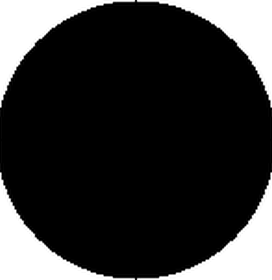
%> input picture ST_pub/ST_pub/circle.pgm (cropped and resized to the size of MATLAB's example picture), 272 x 280 px, given in place of circuit.tif, which was not available; the run also reads 1 picture not shown here
$ octave structureTensorDemo.m   (GNU Octave 9; MATLAB toolbox functions it lacks are replaced by stand-ins)
%> lines starting %> are read from the running program, lines starting %| are printed output that depends on the picture; pictures that were not available may be replaced by others from this repository, and a replacement may not be noted
### ST_pub/ST_pub/eigen_decomposition.m
function [e1,e2,e3,l1,l2,l3] = eigen_decomposition(M)

% eigen_decomposition = uses eigs.m and appropriately labels output (for both 2D and 3D)  %%%%%%%%%%%%%%
%
%   [e1,e2,l1,l2] = eigen_decomposition(M)
%
%   Perform eigen-based decomposition of the input tensor M.
%
%   INPUT:
%    M = structure tensor of the form [dxdx dxdy; dxdy dydy]
%
% Example:
% [e1,e2,l1,l2] = eigen_decomposition([1,0; 0,1]);
%
%   Author: Shawn Arseneau
%   Created: August 22, 2005
%
%%%%%%%%%%%%%%%%%%%%%%%%%%%%%%%%%%%%%%%%%%%%%%%%%%%%%%%%%%%%%%%%%%%%%%%%%%%%%%%%%%%%%%%%%%%%%%%%%%%%%%%%

    if (nargout~=4 && nargout~=6)
       error('input to eigen_decomposition must be a 2x2 matrix and there must be four output variables');
    end

    if ndims(M)==2
        [V D] = eigs(M);
        D = abs(D);
        l1 = D(1,1);
        l2 = D(2,2);
        e1 = V(:,1);
        e2 = V(:,2);

        if nargout==6
           l3 = D(3,3);
           e3 = V(:,3);
           return;
        else %------- form [e1,e2,l1,l2]
            e3 = l1;
            l1 = l2;
        end
    elseif ndims(M)==4
        [rows, cols, st1, st2] = size(M);
        tMat = zeros(st1, st2);

        if nargout==6 %---- 3D info
            for r=1:rows
                for c=1:cols
                    tMat(:,:) = M(r,c,:,:);
                    [V D] = eigs(tMat);
                    D = abs(D);
                    l1(r,c) = D(1,1);
                    l2(r,c) = D(2,2);
                    l3(r,c) = D(3,3);
                    e1(r,c,:) = V(:,1);
                    e2(r,c,:) = V(:,2);
                    e3(r,c,:) = V(:,3);
                end
            end
        else  %---- 2D info
            for r=1:rows
                for c=1:cols
                    tMat(:,:) = M(r,c,:,:);
                    [V D] = eigs(tMat);
                    D = abs(D);
                    e1(r,c,:) = V(:,1);
                    e2(r,c,:) = V(:,2);
                    e3(r,c) = D(1,1);
                    l1(r,c) = D(2,2);
                end
            end
        end
    else
        error('Input to eigen decomposition in wrong array amount (NxN) or (NxMx2x2)');
    end


### ST_pub/ST_pub/difference_of_gaussian_kernels.m
function DoG = difference_of_gaussian_kernels(maskSize)

% difference_of_gaussian_kernels - output first to fourth order diff. of Gaussian kernels (used for partial derivative calc) %%%%%%%%%%%%%%%%%%%%%%%%%
%     DoG = difference_of_gaussian_kernels(maskSize)
%
%     Given the size of the kernel output the appropriate difference of Gaussians from first to fourth order derivative
%     Based on Salden et al., 1992
%
% Example:
%  DoG = difference_of_gaussian_kernels(11); %----- creates the DoG structure of scale 11x11
%
%     Author: Shawn Arseneau
%     Created: September 15, 2006
%
%%%%%%%%%%%%%%%%%%%%%%%%%%%%%%%%%%%%%%%%%%%%%%%%%%%%%%%%%%%%%%%%%%%%%%%%%%%%%%%%%%%%%%%%%%%%%%%%%%%%%%%%%%%%%%%%%%%%%%%%%%%%%%%%%%%%%%%%%%%%%%%%%%%%%%

    gmap = double(fspecial('gaussian', maskSize));

    gLeft  = [gmap, zeros(maskSize,1)];
    gRight = [zeros(maskSize,1), gmap];
    gDiff = gLeft-gRight;
    DoG.Gx = gDiff(:,1:maskSize);

    gTop    = [gmap; zeros(1,maskSize)];
    gBottom = [zeros(1,maskSize); gmap];
    gDiff = gTop-gBottom;
    DoG.Gy = gDiff(1:maskSize,:);

    DoG.Gx2 = conv2(DoG.Gx,DoG.Gx,'same');
    DoG.Gy2 = conv2(DoG.Gy,DoG.Gy,'same');
    DoG.Gxy = conv2(DoG.Gx,DoG.Gy,'same');

    DoG.Gx3 = conv2(DoG.Gx2,DoG.Gx,'same');
    DoG.Gx2y = conv2(DoG.Gx2,DoG.Gy,'same');
    DoG.Gxy2 = conv2(DoG.Gx,DoG.Gy2,'same');
    DoG.Gy3 = conv2(DoG.Gy2,DoG.Gy,'same');

    DoG.Gx4 = conv2(DoG.Gx3,DoG.Gx,'same');
    DoG.Gx3y = conv2(DoG.Gx3,DoG.Gy,'same');
    DoG.Gx2y2 = conv2(DoG.Gx2,DoG.Gy2,'same');
    DoG.Gxy3 = conv2(DoG.Gx,DoG.Gy3,'same');
    DoG.Gy4 = conv2(DoG.Gy3,DoG.Gy,'same');

### ST_pub/ST_pub/three_dimensional_test_cases.m
function data3D = three_dimensional_test_cases(choice, maskSize)

% data3D - outputs one of several pre-defined 3D data sets %%%%%%%%%%%%%%%%%%%%%%%%%%
%
% Example:
%   D1 = three_dimensional_test_cases('uniform');
%
% Options:
%   choice = {'uniform','step_plane','sphere','line3d','random'}
%   maskSize = scalar denoting dimension. 3D size = maskSize x maskSize x maskSize
%
% Author: Shawn Arseneau
% Created: September 20, 2006
%%%%%%%%%%%%%%%%%%%%%%%%%%%%%%%%%%%%%%%%%%%%%%%%%%%%%%%%%%%%%%%%%%%%%%%%%%%%%%%%%%%%%

    if nargin<1
       choice = 'uniform';
    end
    if nargin<2
        maskSize = 11;
    end
    midpt = ceil(maskSize/2);

    switch(lower(choice))
        case 'uniform'
            data3D = zeros(maskSize, maskSize, maskSize);

        case 'step_plane'
            data3D = zeros(maskSize, maskSize, maskSize);
            data3D(1:midpt, :, :) = 1;

        case 'sphere'
            [xgrid, ygrid, zgrid] = meshgrid(-midpt:midpt, -midpt:midpt, -midpt:midpt);
            [stheta, sphi, rho] = cart2sph(xgrid, ygrid, zgrid);
            data3D = rho>=midpt;
            data3D = double(data3D);

        case 'line3d'
            data3D = ones(maskSize, maskSize, maskSize);
            data3D(midpt,midpt,:) = 0;

        case 'random'
            data3D = rand(maskSize, maskSize, maskSize);

        otherwise
            error('Unrecognized option in switch of three_dimensional_test_cases');
    end

%     %--- add some noise...
%     for d=1:maskSize
%        data3D(:,:,d) = imnoise(data3D(:,:,d), 'gaussian');
%     end


### ST_pub/ST_pub/visualize_3D_cases_of_structure_tensor_in_ellipse_form.m
function visualize_3D_cases_of_structure_tensor_in_ellipse_form(vizType)

% visualize_3D_cases_of_structure_tensor_in_ellipse_form - plots the surfel, curvel and ball form of the 3D structure tensor (demo) %%%%%%%%%%%%%%%%%%%%%
%
% Example:
%  visualize_3D_cases_of_structure_tensor_in_ellipse_form('surfel');  %--- plots a surfel example
%
%     output plots for a generic, 3D structure tensor, as well as the surfel, curvel and point versions
%
%     Author: Shawn Arseneau
%     Created: May 16, 2006
%
%%%%%%%%%%%%%%%%%%%%%%%%%%%%%%%%%%%%%%%%%%%%%%%%%%%%%%%%%%%%%%%%%%%%%%%%%%%%%%%%%%%%%%%%%%%%%%%%%%%%%%%%%%%%%%%%%%%%%%%%%%%%%%%%%%%%%%%%%%%%%%%%%%%%%%

    if nargin<1
        vizType = 'gen_st';
    end

    pos = [0,0,0];
    switch lower(vizType)
        case 'gen_st'  % --------------------------- Plot 3D Ellipse
            L = [15, 7, 2];
            aL = L(1)*1.5;

            [xe, ye, ze] = ellipsoid(0, 0, 0, L(1), L(2), L(3), 150);
            surf(xe, ye, ze, 'FaceColor', 'interp', 'EdgeColor', 'none', 'FaceAlpha', 0.85);
            hold on;
            axis equal;
            camlight('headlight');
            lighting phong;
            colormap gray;
            arrow3D(pos, [0,0,aL], 'b');
            arrow3D(pos, [aL,0,0], 'r');
            arrow3D(pos, [0,aL,0], 'g');
            view(130,15);
            axis tight;
            axis off;

        case 'surfel'  % --------------------------- Plot 3D Case for SURFEL
            hm = 40; incr = 10;
            [xgrid, ygrid] = meshgrid(-hm:incr:hm, -hm:incr:hm);

            tx = abs(xgrid)./max(xgrid(:));
            zgrid = zeros(size(xgrid))-tx.*0.5;
            surf(xgrid, ygrid, zgrid,'EdgeColor', [0.5 0.5 0.5], 'FaceColor', 'interp');
            hold on;
            [xe, ye, ze] = ellipsoid(0, 0, 0, 3, 6, 20, 150);
            surf(xe, ye, ze, 'FaceColor', [0.25, 0.25 0.25], 'EdgeColor', 'none', 'FaceAlpha', 0.85);
            aL = 20*1.5;
            arrow3D(pos, [0,0,aL], 'b');
            arrow3D(pos, [aL,0,0], 'r');
            arrow3D(pos, [0,aL,0], 'g');
            axis equal; axis tight;
            view(135,12);
            camlight('headlight');    lighting phong;
            camlight right; camlight left;
            axis off;
            colormap autumn;

        case 'curvel' % ------------------------------- Plot 3D Case for CURVEL
            [xe, ye, ze] = ellipsoid(0, 0, 0, 25, 1, 1, 150);
            surf(xe, ye, ze, 'EdgeColor', 'none');
            colormap hot;
            [xe, ye, ze] = ellipsoid(0, 0, 0, 1, 8, 8, 150);
            surf(xe, ye, ze, 'FaceColor', [0.85 0.85 0.85], 'EdgeColor', 'none', 'FaceAlpha', 0.7);
            hold on;
            aL = 10;
            arrow3D(pos, [0,0,aL], 'b');
            arrow3D(pos, [aL,0,0], 'r');
            arrow3D(pos, [0,aL,0], 'g');
            axis([-12 12 -12 12 -10 10]);
            view(140,20);
            camlight headlight; lighting phong;
            axis off;
            colormap autumn;

        case 'ball'  % --------------------------------- Plot 3D Case for point (BALL)
            [x,y,z] = sphere(150);
            radius = 7;
            x = x .* radius;
            y = y .* radius;
            z = z .* radius;

            surf(x,y,z,'FaceAlpha', 0.75, 'EdgeColor', 'none');
            hold on;
            colormap gray;
            aL = 17;
            arrow3D(pos, [0,0,aL], 'b');
            arrow3D(pos, [aL,0,0], 'r');
            arrow3D(pos, [0,aL,0], 'g');
            axis equal;
            view(130,15);
            camlight left; lighting phong;
            axis off;

        otherwise
            tmsg = sprintf('otherwise,explanation_of_structure_tensor_in_ellipse_form:%s', lower(vizType));
            error(tmsg);
    end


### ST_pub/ST_pub/visualize_3D_data.m
function visualize_3D_data(data)

% visualize_3D_data - given an NxMxP data set, output as a collection of voxels
%
% Example:
%    R = rand(5,4,3);
%    visualize_3D_data(R);
%
%
% Author: Shawn Arseneau
% Created: September 20, 2006
%%%%%%%%%%%%%%%%%%%%%%%%%%%%%%%%%%%%%%%%%%%%%%%%%%%%%%%%%%%%%%%%%%%%%%%%%%%%%%%%%%%%%

    if nargin~=1
       error('no data sent to visualize_3D_data');
    end
    if ndims(data)~=3
       error('data sent to visualize_3D_data not in NxMxP form');
    end

    [N,M,P] = size(data);
    hold on;
    maxColor = max([1, max(data(:))]);
    colorData = ((data./maxColor).*0.5) + 0.5 ; %---- 0.5 ... 1

    for r=1:N
       for c=1:M
           for d=1:P
               vColor = [1,1,1].*colorData(c,r,d);
               voxel_plot([c,r,d],vColor, 1-data(c,r,d));
           end
       end
    end
    axis equal;
    axis tight;
    view(30,30);
    xlabel('X');
    ylabel('Y');
    zlabel('Z');


### ST_pub/ST_pub/rotatePoints.m
function rotatedData = rotatePoints(alignmentVector, originalData)

% rotatedData = rotatePoints(alignmentVector, originalData) %%%%%%%%%%%%%%%%%%%%%%%%%%%%%%%%%%%%%%%%%%%%%%%%%%%%%%%%%%%%%%%%%%%%%%%%%%%%%%%%%%%%%%%
%
%     Rotate the 'originalData' in the form of Nx2 or Nx3 about the origin by aligning the x-axis with the alignment vector
%
%       Rdata = rotatePoints([1,2,-1], [Xpts(:), Ypts(:), Zpts(:)]) - rotate the (X,Y,Z)pts in 3D with respect to the vector [1,2,-1]
%
%       Rotating using spherical components can be done by first converting using [dX,dY,dZ] = cart2sph(theta, phi, rho);  alignmentVector = [dX,dY,dZ];
%
% Example:
%   %% Rotate the point [3,4,-7] with respect to the following:
%   %%%% Original associated vector is always [1,0,0]
%   %%%% Calculate the appropriate rotation requested with respect to the x-axis.  For example, if only a rotation about the z-axis is
%   %%%% sought, alignmentVector = [2,1,0] %% Note that the z-component is zero
%   rotData = rotatePoints(alignmentVector, [3,4,-7]);
%
%     Author: Shawn Arseneau
%     Created: Feb.2, 2006
%
%%%%%%%%%%%%%%%%%%%%%%%%%%%%%%%%%%%%%%%%%%%%%%%%%%%%%%%%%%%%%%%%%%%%%%%%%%%%%%%%%%%%%%%%%%%%%%%%%%%%%%%%%%%%%%%%%%%%%%%%%%%%%%%%%%%%%%%%%%%%%%%%%%%%%%%%

    alignmentDim = numel(alignmentVector);
    DOF = size(originalData,2); %---- DOF = Degrees of Freedom (i.e. 2 for two dimensional and 3 for three dimensional data)

    if alignmentDim~=DOF
        error('Alignment vector does not agree with originalData dimensions');
    end
    if DOF<2 || DOF>3
        error('rotatePoints only does rotation in two or three dimensions');
    end


    if DOF==2  % 2D rotation...
        [rad_theta, rho] = cart2pol(alignmentVector(1), alignmentVector(2));
        deg_theta = -1 * rad_theta * (180/pi);
        ctheta = cosd(deg_theta);  stheta = sind(deg_theta);

        Rmatrix = [ctheta, -1.*stheta;...
                   stheta,     ctheta];
        rotatedData = originalData*Rmatrix;

    else    % 3D rotation...
        [rad_theta, rad_phi, rho] = cart2sph(alignmentVector(1), alignmentVector(2), alignmentVector(3));
        rad_theta = rad_theta * -1;
        deg_theta = rad_theta * (180/pi);
        deg_phi = rad_phi * (180/pi);
        ctheta = cosd(deg_theta);  stheta = sind(deg_theta);
        Rz = [ctheta,   -1.*stheta,     0;...
              stheta,       ctheta,     0;...
              0,                 0,     1];                  %% First rotate as per theta around the Z axis
        rotatedData = originalData*Rz;

        [rotX, rotY, rotZ] = sph2cart(-1* (rad_theta+(pi/2)), 0, 1);          %% Second rotation corresponding to phi
        rotationAxis = [rotX, rotY, rotZ];
        u = rotationAxis(:)/norm(rotationAxis);        %% Code extract from rotate.m from MATLAB
        cosPhi = cosd(deg_phi);
        sinPhi = sind(deg_phi);
        invCosPhi = 1 - cosPhi;
        x = u(1);
        y = u(2);
        z = u(3);
        Rmatrix = [cosPhi+x^2*invCosPhi        x*y*invCosPhi-z*sinPhi     x*z*invCosPhi+y*sinPhi; ...
                   x*y*invCosPhi+z*sinPhi      cosPhi+y^2*invCosPhi       y*z*invCosPhi-x*sinPhi; ...
                   x*z*invCosPhi-y*sinPhi      y*z*invCosPhi+x*sinPhi     cosPhi+z^2*invCosPhi]';

        rotatedData = rotatedData*Rmatrix;
    end

### ST_pub/ST_pub/arrow3D.m
function arrowHandle = arrow3D(pos, deltaValues, colorCode, stemRatio)

% arrow3D - plots a single, three-dimensional arrow from a cone and cylinder %%%%%%%%%%%%%%%%%%%%%%%%%%%%%%%%%%%%%%%%%%%%%%%%%%%%%%%%%%%%%%%%%%%%%%%%
%
%     Used to plot a single 3D arrow with a cylindrical stem and cone arrowhead
%     pos = [X,Y,Z] - spatial location of the starting point of the arrow (end of stem)
%     deltaValues = [QX,QY,QZ] - delta parameters denoting the magnitude of the arrow along the x,y,z-axes (relative to 'pos')
%     colorCode - Color parameters as per the 'surf' command.  For example, 'r', 'red', [1 0 0] are all examples of a red-colored arrow
%     stemRatio - The ratio of the length of the stem in proportion to the arrowhead.  For example, a call of:
%                 arrow3D([0,0,0], [100,0,0] , 'r', 0.82) will produce a red arrow of magnitude 100, with the arrowstem spanning a distance
%                 of 82 (note 0.82 ratio of length 100) while the arrowhead (cone) spans 18.
%
% Example:
%       arrow3D([0,0,0], [4,3,7]);  %---- arrow with default parameters
%       axis equal;
%
%    Author: Shawn Arseneau
%    Created: September 14, 2006
%    Updated: September 18, 2006
%
%%%%%%%%%%%%%%%%%%%%%%%%%%%%%%%%%%%%%%%%%%%%%%%%%%%%%%%%%%%%%%%%%%%%%%%%%%%%%%%%%%%%%%%%%%%%%%%%%%%%%%%%%%%%%%%%%%%%%%%%%%%%%%%%%%%%%%%%%%%%%%%%%%%%%%
    if nargin<2 || nargin>4
        error('Incorrect number of inputs to arrow3D');
    end
    if numel(pos)~=3 || numel(deltaValues)~=3
        error('pos and/or deltaValues is incorrect dimensions (should be three)');
    end
    if nargin<3
        colorCode = 'interp';
    end
    if nargin<4
        stemRatio = 0.75;
    end

    X = pos(1); %---- with this notation, there is no need to transpose if the user has chosen a row vs col vector
    Y = pos(2);
    Z = pos(3);

    [sphi, stheta, srho] = cart2sph(deltaValues(1), deltaValues(2), deltaValues(3));

    %******************************************* CYLINDER == STEM *********************************************
    cylinderRadius = 0.05*srho;
    cylinderLength = srho*stemRatio;
    [CX,CY,CZ] = cylinder(cylinderRadius);
    CZ = CZ.*cylinderLength;    %---- lengthen

    %----- ROTATE CYLINDER
    [row, col] = size(CX);      %---- initial rotation to coincide with X-axis

    newEll = rotatePoints([0 0 -1], [CX(:), CY(:), CZ(:)]);
    CX = reshape(newEll(:,1), row, col);
    CY = reshape(newEll(:,2), row, col);
    CZ = reshape(newEll(:,3), row, col);

    [row, col] = size(CX);
    newEll = rotatePoints(deltaValues, [CX(:), CY(:), CZ(:)]);
    stemX = reshape(newEll(:,1), row, col);
    stemY = reshape(newEll(:,2), row, col);
    stemZ = reshape(newEll(:,3), row, col);

    %----- TRANSLATE CYLINDER
    stemX = stemX + X;
    stemY = stemY + Y;
    stemZ = stemZ + Z;

    %******************************************* CONE == ARROWHEAD *********************************************
    coneLength = srho*(1-stemRatio);
    coneRadius = cylinderRadius*1.5;
    incr = 4;  %---- Steps of cone increments
    coneincr = coneRadius/incr;
    [coneX, coneY, coneZ] = cylinder(cylinderRadius*2:-coneincr:0);  %---------- CONE
    coneZ = coneZ.*coneLength;

    %----- ROTATE CONE
    [row, col] = size(coneX);
    newEll = rotatePoints([0 0 -1], [coneX(:), coneY(:), coneZ(:)]);
    coneX = reshape(newEll(:,1), row, col);
    coneY = reshape(newEll(:,2), row, col);
    coneZ = reshape(newEll(:,3), row, col);

    newEll = rotatePoints(deltaValues, [coneX(:), coneY(:), coneZ(:)]);
    headX = reshape(newEll(:,1), row, col);
    headY = reshape(newEll(:,2), row, col);
    headZ = reshape(newEll(:,3), row, col);

    %---- TRANSLATE CONE
    V = [0, 0, srho*stemRatio];    %---- centerline for cylinder: the multiplier is to set the cone 'on the rim' of the cylinder
    Vp = rotatePoints([0 0 -1], V);
    Vp = rotatePoints(deltaValues, Vp);
    headX = headX + Vp(1) + X;
    headY = headY + Vp(2) + Y;
    headZ = headZ + Vp(3) + Z;
    %************************************************************************************************************
    hStem = surf(stemX, stemY, stemZ, 'FaceColor', colorCode, 'EdgeColor', 'none');
    hold on;
    hHead = surf(headX, headY, headZ, 'FaceColor', colorCode, 'EdgeColor', 'none');

    if nargout==1
        arrowHandle = [hStem, hHead];
    end


### ST_pub/ST_pub/structureTensorDemo.m
%% Structure Tensor - Tutorial and Demonstration of the uses of 'structure tensors' in gradient representation
%
% Note: The equations in this tutorial are best viewed through the HTML
%       version as the 'playshow' function does not convert them to LaTeX.
%

%% Background
% Gradient information serves several purposes.  It can relate
% the structure of objects in an image, identify features of interest
% for recognition/classification directly or provide the basis of further
% processing for various computer vision tasks.  For example, "edges," noted
% by regions of high gradient magnitude, are central to the task of
% identifying defects in circuitry.  A sample "edge-detected" image using
% the 'Image Processing Toolbox' for MATLAB is shown where
% locations marked by white are those points that are indicative of high
% gradient magnitude, which can also be described as regions of high
% pixel contrast.

    img = imread('circuit.tif');
%> img is the input picture: size 280x272 uint8; min 0, max 255, mean 52.4
    subplot(121);
    imshow(img);
    title('Original Image');
    subplot(122);
    edgeImg = edge(img, 'sobel');  %----- from Image Proc. Toolbox
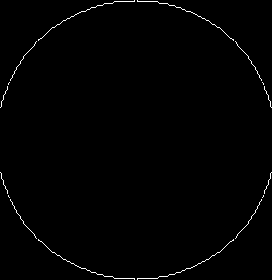
%> edgeImg: size 280x272 logical; 0.86% white in thin lines or dots
    imshow(edgeImg);
    title('Gradient Magnitude');

%%
% When representing gradient information derived from an image, there are
% several options from which to choose.  One such choice is the
% "directional derivative" that provides a vector representation.
% Its magnitude reflects the maximum change in pixel values while the phase
% is directed along the orientation corresponding to the maximum change.
% These two components are calculated as per Equations (1) and (2) respectively:
%
% $$ \left| {\vec v} \right| = \sqrt {I_x ^2  + I_y ^2 }\qquad\qquad\qquad (1)$$
%
%
% $$  \theta _v  = \tan ^{ - 1} \left( {\frac{{I_y }}{{I_x }}} \right) \qquad\qquad\qquad (2)$$
%
% where Ix denotes the partial derivative of image I along the x-axis.  An
% example is shown against a horizontal step-edge image with the directional
% derivative overlaid with a red-arrow.
%
% Original Input
    img = imread('stepEdge.pgm');
    img = double(img);
%> img: size 61x61 double; every value is 128
    [rows, cols] = size(img);

        subplot(121);
        imagesc(img); %-------- visual
        axis xy;
        axis tight;
        axis square;
        colormap gray;
        title('Original Image');

    maskSize = max([rows, cols]);
    midpt = ceil(maskSize/2);
    DoG = difference_of_gaussian_kernels(maskSize);

    Ix = conv2(img, DoG.Gx,'same');
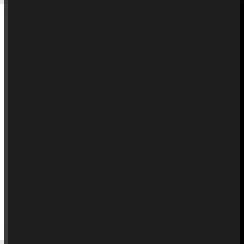
%> Ix: size 61x61 double (shown 4 times larger); min -13.63, max 100.7, mean 1.6; drawn with min black and max white
    Iy = conv2(img, DoG.Gy,'same');
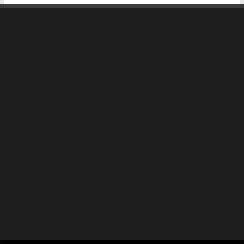
%> Iy: size 61x61 double (shown 4 times larger); min -13.63, max 100.7, mean 1.6; mean of the top-left, top-right, bottom-left and bottom-right quarters 3.8, 3.8, -0.4, -0.4; drawn with min black and max white

    DD_mag = sqrt(Ix.^2 + Iy.^2);
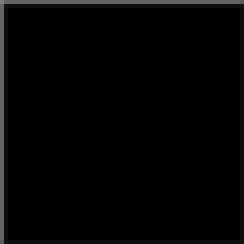
%> DD_mag: size 61x61 double (shown 4 times larger); min 8.78e-15, max 127.2, mean 4.1
    DD_mag = DD_mag./255;   %---------- grayscale [0,255] --> [0,1]
    DD_phase = atan2(Iy, Ix);
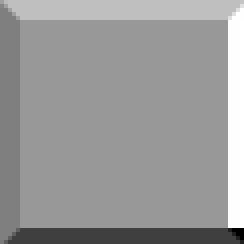
%> DD_phase: size 61x61 double (shown 4 times larger); min -3.14, max 3.14, mean 0.651; drawn with min black and max white
    [U,V] = pol2cart(DD_phase, DD_mag);
%> (the rest of the program and of its run is left out)
